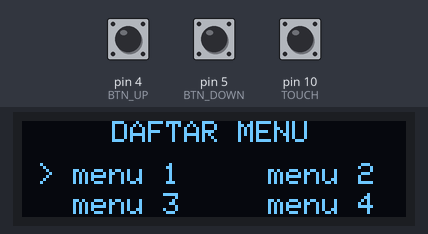
A sketch run on a simulated Arduino Uno, built with avr-gcc and run on an emulated ATmega328P. On the bench: 128×32 one-colour display. The test bench sets the inputs (shaded band); at power-on: pin 4 (BTN_UP) HIGH, pin 5 (BTN_DOWN) HIGH, pin 10 (TOUCH) HIGH. What the sketch prints to the serial monitor is not drawn.

Above: at 3.2 s.
3.3 s: pin 4 (BTN_UP) pulled LOW for 0.15 s
At 4.6 s:
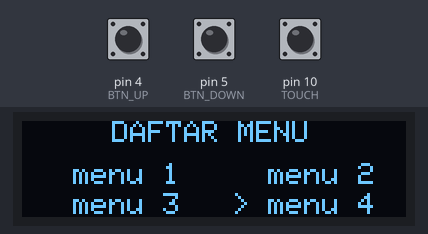
5.3 s: pin 4 (BTN_UP) pulled LOW for 1 s
At 6.2 s:
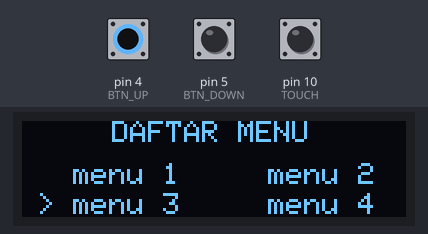
Timing chart, 0 to 8.3 s (numbered marks = the images above; inputs shaded):
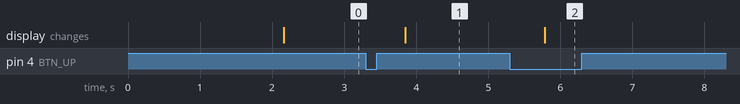

Measured:
- after the input at 3.3 s, the display: changes after 0.55 s (image 1)
- after the input at 5.3 s, the display: changes after 0.48 s (image 2)

The sketch:

menu_ver-2.ino
```cpp
#include <SPI.h>
#include <Wire.h>
#include <Adafruit_GFX.h>
#include <Adafruit_SSD1306.h>

#define SCREEN_WIDTH 128
#define SCREEN_HEIGHT 32

#define OLED_RESET     -1
#define SCREEN_ADDRESS 0x3C
Adafruit_SSD1306 display(SCREEN_WIDTH, SCREEN_HEIGHT, &Wire, OLED_RESET);

#define BTN_UP 4
#define BTN_DOWN 5
#define TOUCH 10

boolean stateBtnUP = false;
boolean stateBtnDOWN = false;
boolean stateBtnOK = false;

boolean laststateBtnUP = false;
boolean laststateBtnDOWN = false;
boolean laststateBtnOK = false;

boolean UP = false;
boolean DOWN = false;
boolean OK = false;

int page = 1;
int item = 1;

void setup() {
  Serial.begin(9600);

  pinMode(BTN_UP, INPUT_PULLUP);
  pinMode(BTN_DOWN, INPUT_PULLUP);
  pinMode(TOUCH, INPUT_PULLUP);

  if (!display.begin(SSD1306_SWITCHCAPVCC, SCREEN_ADDRESS)) {
    Serial.println(F("SSD1306 allocation failed"));
    for (;;); // Don't proceed, loop forever
  }
  testdrawstyles();
}

void testdrawstyles(void) {
  display.clearDisplay();
  display.setTextSize(1);             // Normal 1:1 pixel scale
  display.setTextColor(SSD1306_WHITE);        // Draw white text
  display.setCursor(30, 15);            // Start at top-left corner
  display.println(F("Menu Ver 2"));
  display.display();
  delay(2000);
}


void loop() {
  show();
  stateBtnUP = digitalRead(BTN_UP);
  stateBtnDOWN = digitalRead(BTN_DOWN);
  stateBtnOK = digitalRead(TOUCH);

  UpPressed();
  DownPressed();
  OKPressed();

  if (UP && page == 1) {
    UP = false;
    item--;
    if (item < 1) {
      item = 4;
    }
    Serial.print(item);
    delay(300);
  }
  if (DOWN && page == 1) {
    DOWN = false;
    item++;
    if (item > 4) {
      item = 1;
    }
    Serial.print(item);
    delay(300);
  }

}
void UpPressed() {
  if (stateBtnUP != laststateBtnUP) {
    if (stateBtnUP == 0) {
      UP = true;
    }
    delay(50);
  }
  laststateBtnUP = stateBtnUP;
}
void DownPressed() {
  if (stateBtnDOWN != laststateBtnDOWN) {
    if (stateBtnDOWN == 0) {
      DOWN = true;
    }
    delay(50);
  }
  laststateBtnDOWN = stateBtnDOWN;
}
void OKPressed() {
  if (stateBtnOK != laststateBtnOK) {
    if (stateBtnOK == 0) {
      OK = true;
    }
    delay(50);
  }
  laststateBtnOK = stateBtnOK ;
}
void show() {
  if (page == 1) {
    display.clearDisplay();
    display.setTextSize(1);             // Normal 1:1 pixel scale
    display.setTextColor(SSD1306_WHITE);        // Draw white text
    display.setCursor(30, 0);            // Start at top-left corner
    display.println(F("DAFTAR MENU"));
    delay(100);
  }
  if (item == 1 ) {
    display.setCursor(5, 14);            // Start at top-left corner
    display.println(F("> menu 1 "));
  } else {
    display.setCursor(5, 14);            // Start at top-left corner
    display.println(F("  menu 1 "));
  }
  if (item == 2 ) {
    display.setCursor(70, 14);            // Start at top-left corner
    display.println(F("> menu 2 "));
  } else {
    display.setCursor(70, 14);            // Start at top-left corner
    display.println(F("  menu 2 "));
  }
  if (item == 3 ) {
    display.setCursor(5, 24);            // Start at top-left corner
    display.println(F("> menu 3 "));
  } else {
    display.setCursor(5, 24);            // Start at top-left corner
    display.println(F("  menu 3 "));
  }
  if (item == 4 ) {
    display.setCursor(70, 24);            // Start at top-left corner
    display.println(F("> menu 4 "));
  } else {
    display.setCursor(70, 24);            // Start at top-left corner
    display.println(F("  menu 4 "));
  }
  display.display();
}
```
